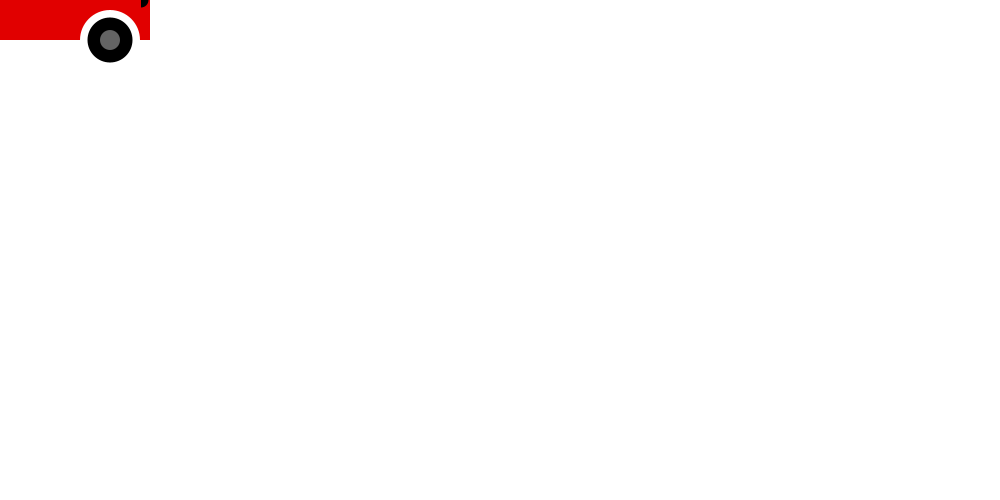
Frame 1 (no input)
Frame 60 (the mouse pressed at the canvas centre just before this capture): identical to frame 1, image omitted
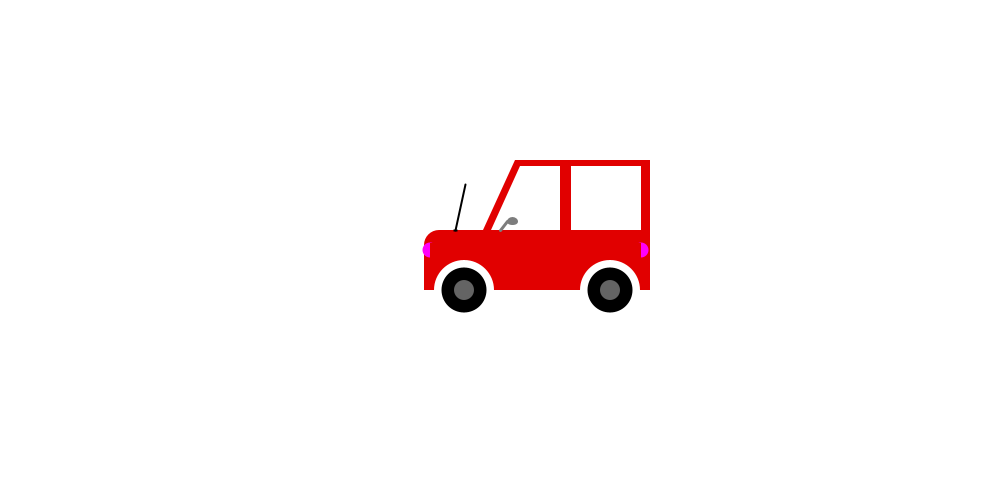
Frame 120 (the mouse held since frame 60 and released just before this capture)

The Processing sketch that drew these frames (run headless with seeded random() and noise(); from frame 60 on, the mouse is pressed at the canvas centre):

// Processing sketch: processing_41386
// ── processing_41386.pde



// Lession One Project


// Step 1: Design a static screen drawing using RGB color and primitive shapes.

void setup () {

  size (1000, 500);
  smooth ();
  frameRate (30);
}


void draw () {

  background (255); 

  ellipseMode(CENTER);
  rectMode(CENTER);

  // The body of the car.
  noStroke();
  fill(225, 0, 0, 255); // R, G, B, Alpha 
  rect(mouseX+37, mouseY+10, 226, 60); // x, y, width, height
  quad(mouseX-17, mouseY-20, mouseX+15, mouseY-90, mouseX+150, mouseY-90, mouseX+150, mouseY-20); // x1, y1, x2, y2, x,3, y3, x4, y4


    // Radius on the hood.
  rectMode (CORNER);
  noStroke ();
  fill (255);
  rect (mouseX-76, mouseY-20, 15, 15);
  ellipseMode (CORNER);
  fill (225, 0, 0, 255);
  ellipse (mouseX-76, mouseY-20, 30, 30);


    // Light in front
  ellipseMode (CENTER);
  fill (mouseX, 0, mouseY, 255);
  ellipse (mouseX-70, mouseY, 15, 15);

  // Light in back
  fill (mouseX, 0, mouseY, 255);
  ellipse (mouseX+141, mouseY, 15, 15);
  
  // Rect to cover 1/2 of lights
  rectMode (CORNER);
  fill (225, 0, 0, 255);
  rect (mouseX-70, mouseY-7, 8, 15);
  rect (mouseX+133, mouseY-7, 8, 15);


  // The front window of the car.
  fill(255);
  quad (mouseX-9, mouseY-20, mouseX+20, mouseY-84, mouseX+60, mouseY-84, mouseX+60, mouseY-20); // x1, y1, x2, y2, x3, y3, x4, y4
  fill (255);

  // The back window of the car.
  fill (255);
  rect (mouseX+71, mouseY-84, 70, 64); // x, y, width, height



  // Wheel house # 1 // Left
  fill (255);
  ellipseMode (CENTER);
  ellipse (mouseX-36, mouseY+40, 60, 60); // x, y, width, height



    // Wheel house # 2 // Right
  fill (255);
  ellipse (mouseX+110, mouseY+40, 60, 60); // x, y, width, height
 

    // Tire # 1 // left tire
  fill (0);
  ellipse (mouseX-36, mouseY+40, 45, 45); // x, y, width, height
  //ellipse (mouseX-36, mouseY+40, pmouseX, pmouseY);
  
  
  fill (100);
  ellipse (mouseX-36, mouseY+40, 20, 20);

  // Tire # 2 // right tire
  fill (0);
  ellipse (mouseX+110, mouseY+40, 45, 45);
  fill (100);
  ellipse (mouseX+110, mouseY+40, 20, 20);


  // Radio antenna
  strokeWeight (2);
  stroke (0);
  line (mouseX-45, pmouseY-20, pmouseX-35, mouseY-66); // "pmouse" is either X,y,x,Y   -or-  x,Y,X,y


  // Radio anetenna joint
  noFill ();
  quad (mouseX-47, mouseY-20, mouseX-45, mouseY-20, mouseX-45, mouseY-20, mouseX-43, mouseY-20); // x1, y1, x2, y2, x3, y3, x4, y4



  // Rearview mirror
  strokeWeight (3);
  stroke (125);
  line (mouseX, mouseY-20, mouseX+7, mouseY-29);
  

  fill (125);
  ellipse (mouseX+12, mouseY-29, 8, 5);
  
  
}




// Step 2: Make the static screen drawing dynamic by adding "mousePressed()" , "mouseX, mouseY" and "keyPressed()"

void keyPressed () {
  
 println ("Wrooom!"); 
  
}
